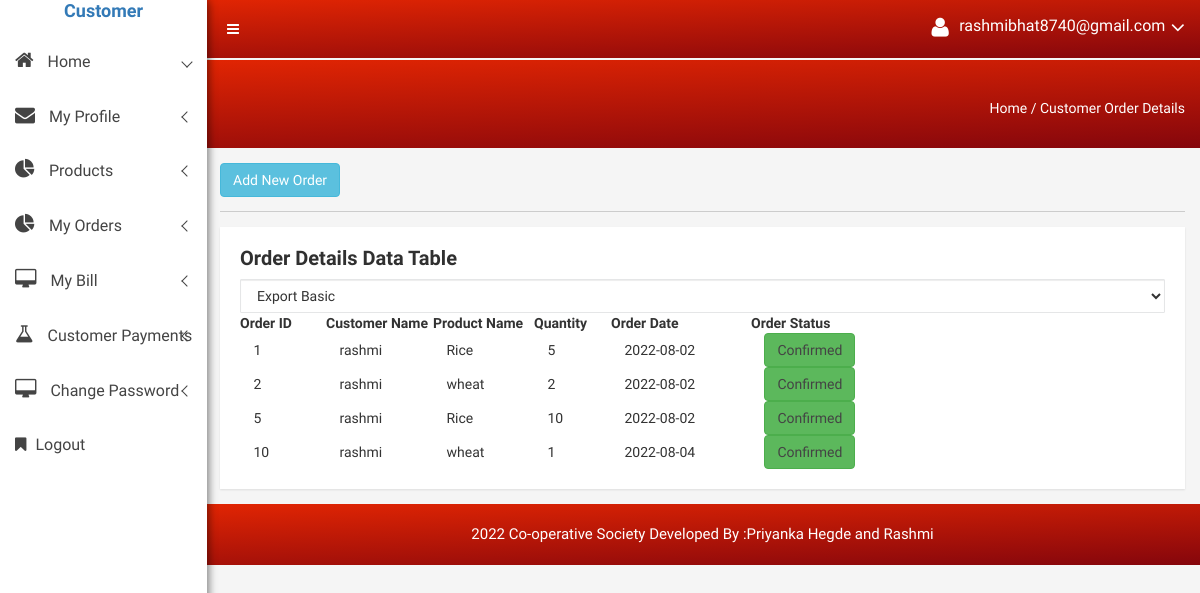
Screenshot of /customer/customer_order_details_view.php (signed in) with the database file from the repository.
### tables this page shows
CREATE TABLE `customer_order_details` (
  `order_id` int(11) NOT NULL,
  `customer_id` int(11) NOT NULL,
  `product_id` int(11) NOT NULL,
  `quantity` int(11) NOT NULL,
  `order_date` date NOT NULL,
  `status` varchar(60) NOT NULL
);

CREATE TABLE `customer_details` (
  `customer_id` int(90) NOT NULL,
  `customer_name` varchar(100) NOT NULL,
  `customer_address` varchar(200) NOT NULL,
  `customer_city` varchar(250) NOT NULL,
  `contact_number` varchar(12) NOT NULL,
  `email` varchar(110) NOT NULL
);

CREATE TABLE `products` (
  `product_id` int(100) NOT NULL,
  `product_name` varchar(150) NOT NULL,
  `product_rate` int(200) NOT NULL,
  `product_size` varchar(100) NOT NULL,
  `product_stock` varchar(100) NOT NULL,
  `product_image` varchar(200) NOT NULL
);

### customer/customer_order_details_view.php (the view, shortened to what this page needs)
<?php include('meta_tag.php'); ?>
<body>
  <?php include('sidebar.php'); ?>
            <div class="breadcome-area">
                <div class="container-fluid">
                    <div class="row">
                        <div class="col-lg-12 col-md-12 col-sm-12 col-xs-12">
                            <div class="breadcome-list single-page-breadcome">
                                <div class="row">
                                    <div class="col-lg-6 col-md-6 col-sm-6 col-xs-6">
                                    </div>
                                    <div class="col-lg-6 col-md-6 col-sm-6 col-xs-6">
                                        <ul class="breadcome-menu">
                                            <li><a href="#">Home</a> <span class="bread-slash">/</span>
                                            </li>
                                            <li><span class="bread-blod">Customer Order Details</span>
                                            </li>
                                        </ul>
                                    </div>
                                </div>
                            </div>
                        </div>
                    </div>
                </div>
            </div>
        </div>
        <div class="data-table-area mg-tb-15">
            <div class="container-fluid">
                <div class="row">
                    <div class="col-lg-12 col-md-12 col-sm-12 col-xs-12">
					<a href="customer_order_details.php" class="btn btn-info">Add New Order	</a><hr>
                        <div class="sparkline13-list">
                            <div class="sparkline13-hd">
                                <div class="main-sparkline13-hd">
                                    <h1>Order Details <span class="table-project-n">Data</span> Table</h1>
                                </div>
                            </div>
                            <div class="sparkline13-graph">
                                <div class="datatable-dashv1-list custom-datatable-overright">
                                    <div id="toolbar">
                                        <select class="form-control">
												<option value="">Export Basic</option>
											</select>
                                    </div>
                                   <table id="table" data-toggle="table" data-pagination="true" data-search="true" data-show-columns="true" data-show-pagination-switch="true" data-show-refresh="true" data-key-events="true" data-show-toggle="true" data-resizable="true" data-cookie="true"
                                        data-cookie-id-table="saveId" data-show-export="true" data-click-to-select="true" data-toolbar="#toolbar">
	 <thead>
	    <tr>
      <th width="86">Order ID </th>
      <th width="107">Customer Name </th>
      <th width="101">Product Name </th>
      <th width="77">Quantity</th>
      <th width="140">Order Date </th>
      <th width="93">Order Status</th>
    </tr>
	</thead>
	<tbody>
	<?php
	include('database.php');
	$uname=$_SESSION['uname'];
	$sql="select * from customer_order_details cod,customer_details cd , products j where cod.customer_id=cd.customer_id and j.product_id=cod.product_id and cd.email='$uname'";
	$res=(mysqli_query($conn,$sql));
	while($row=mysqli_fetch_array($res))
	{
	?>
    <tr>
      <td>&nbsp;<?php echo $row['order_id'];?></td>
      <td>&nbsp;<?php echo $row['customer_name'];?></td>
      <td>&nbsp;<?php echo $row['product_name'];?></td>
      <td>&nbsp;<?php echo $row['quantity'];?></td>
      <td>&nbsp;<?php echo $row['order_date'];?></td>
      <td>&nbsp;<a href="#"  <?php if($row['status']=='Pending') {?> class="btn btn-warning" <?php } ?>
	  <?php if($row['status']=='Confirmed') {?> class="btn btn-success" <?php } ?>
	  <?php if($row['status']=='No Stock') {?> class="btn btn-danger" <?php } ?>
	  >
	  <?php echo $row['status'];?></a></td>
    </tr>
	<?php
	}
	?>
	</tbody>
										</table>
									          </div>
                            </div>
                        </div>
                    </div>
                </div>
            </div>
        </div>
        <?php include('footer.php'); ?>
</html>

### customer/css/main.css (style rules this page uses)
html { color: #222; font-size: 1em; line-height: 1.4; }
hr { display: block; height: 1px; border: 0; border-top: 1px solid #ccc; margin: 1em 0; padding: 0; }

### customer/style.css (style rules this page uses)
html, body { height: 100%; font-family: 'Play', sans-serif;font-weight:400;background:#f5f5f5; }
h1, h2, h3, h4, h5, h6 { margin: 0 0 10px; font-weight:700; }
ul { list-style: outside none none; margin: 0; padding: 0 }
.mg-tb-15 { margin:15px 0px; }
.breadcome-list { padding-top:30px; padding-bottom:100px; }
.form-control { background-color: #FFFFFF; background-image: none; border: 1px solid #e5e6e7; border-radius: 1px; color: inherit; display: block; padding: 6px 12px; transition: border-color 0.15s ease-in-out 0s, box-shadow 0.15s ease-in-out 0s; width: 100%; }
ul.breadcome-menu { padding-top: 8px; }
ul.breadcome-menu { text-align: right; }
ul.breadcome-menu li { font-size: 14px; display: inline-block; color:#fff; }
ul.breadcome-menu li a { color:#fff; }
.product-sales-chart, .analytics-info-cs, .tranffic-als-inner, .analytics-rounded, .single-new-trend, .personal-info-wrap, .author-widgets-single, .calender-inner, .product-status-wrap, .review-tab-pro-inner, .income-dashone-total, .analytics-adminpro-wrap, .analytics-sparkle-line, .analysis-progrebar, .sparkline8-list, .sparkline9-list, .sparkline7-list, .sparkline10-list, .sparkline12-list, .sparkline13-list, .sparkline14-list, .sparkline13-list, .sparkline11-list, .x-editable-list, .code-editor-single, .blog-details-inner, .charts-single-pro, .about-sparkline, .sparkline-list, .button-ad-wrap, .tab-content-details, .sparkline16-list, .sparkline15-list, .tinymce-single { padding:20px; background:#fff; -webkit-box-shadow: 0px 1px 2px 0px rgba(0, 0, 0, 0.1); box-shadow: 0px 1px 2px 0px rgba(0, 0, 0, 0.1); }
.breadcome-list.single-page-breadcome { padding-top: 30px; padding-bottom: 30px; }
.main-sparkline8-hd h1, .main-sparkline9-hd h1, .main-spark7-hd h1, .main-sparkline10-hd h1, .main-sparkline11-hd h1, .main-sparkline12-hd h1, .main-sparkline13-hd h1, .main-sparkline14-hd h1 { font-size:20px; color:#303030; }
.custom-datatable-overright table tbody tr td a { color: #444; font-size: 14px; }
.custom-datatable-overright table tbody tr td { padding-left: 10px !important; padding-right: 5px !important; font-size: 14px; text-align: left; }

### rows the page displays
customer_order_details: order_id "1", customer.customer_name "rashmi", product.product_name "Rice", quantity "5", order_date "2022-08-02", status "Confirmed"
customer_order_details: order_id "2", customer.customer_name "rashmi", product.product_name "wheat", quantity "2", order_date "2022-08-02", status "Confirmed"
customer_order_details: order_id "5", customer.customer_name "rashmi", product.product_name "Rice", quantity "10", order_date "2022-08-02", status "Confirmed"
customer_order_details: order_id "10", customer.customer_name "rashmi", product.product_name "wheat", quantity "1", order_date "2022-08-04", status "Confirmed"

### other values shown
$_SESSION['uname'] "rashmibhat8740@gmail.com"
